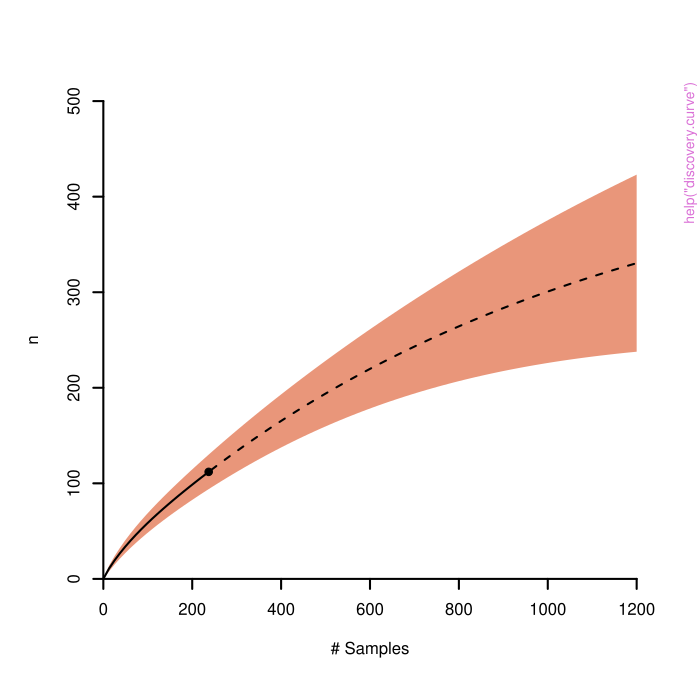

Here is the R script that generated this plot:
pkgname <- "sprex"
source(file.path(R.home("share"), "R", "examples-header.R"))
options(warn = 1)
base::assign(".ExTimings", "sprex-Ex.timings", pos = 'CheckExEnv')
base::cat("name\tuser\tsystem\telapsed\n", file=base::get(".ExTimings", pos = 'CheckExEnv'))
base::assign(".format_ptime",
function(x) {
  if(!is.na(x[4L])) x[1L] <- x[1L] + x[4L]
  if(!is.na(x[5L])) x[2L] <- x[2L] + x[5L]
  options(OutDec = '.')
  format(x[1L:3L], digits = 7L)
},
pos = 'CheckExEnv')

### * </HEADER>
library('sprex')

base::assign(".oldSearch", base::search(), pos = 'CheckExEnv')
cleanEx()
nameEx("discovery.curve")
### * discovery.curve

flush(stderr()); flush(stdout())

base::assign(".ptime", proc.time(), pos = "CheckExEnv")
### Name: discovery.curve
### Title: Discovery Curve
### Aliases: discovery.curve

### ** Examples

data(osa.old.growth)
f <- expand.freqs(osa.old.growth)
d <- discovery.curve(f, max.x = 1200)
plot(d)



base::assign(".dptime", (proc.time() - get(".ptime", pos = "CheckExEnv")), pos = "CheckExEnv")
base::cat("discovery.curve", base::get(".format_ptime", pos = 'CheckExEnv')(get(".dptime", pos = "CheckExEnv")), "\n", file=base::get(".ExTimings", pos = 'CheckExEnv'), append=TRUE, sep="\t")
cleanEx()
nameEx("expand.freqs")
### * expand.freqs

flush(stderr()); flush(stdout())

base::assign(".ptime", proc.time(), pos = "CheckExEnv")
### Name: expand.freqs
### Title: Expand Frequency Matrix
### Aliases: expand.freqs

### ** Examples

data(osa.old.growth)
f <- expand.freqs(osa.old.growth)
f



base::assign(".dptime", (proc.time() - get(".ptime", pos = "CheckExEnv")), pos = "CheckExEnv")
base::cat("expand.freqs", base::get(".format_ptime", pos = 'CheckExEnv')(get(".dptime", pos = "CheckExEnv")), "\n", file=base::get(".ExTimings", pos = 'CheckExEnv'), append=TRUE, sep="\t")
cleanEx()
nameEx("expected.num.species")
### * expected.num.species

flush(stderr()); flush(stdout())

base::assign(".ptime", proc.time(), pos = "CheckExEnv")
### Name: expected.num.species
### Title: Expected Number of Species
### Aliases: expected.num.species

### ** Examples

data(osa.old.growth)
f <- expand.freqs(osa.old.growth)
expected.num.species(60, f)



base::assign(".dptime", (proc.time() - get(".ptime", pos = "CheckExEnv")), pos = "CheckExEnv")
base::cat("expected.num.species", base::get(".format_ptime", pos = 'CheckExEnv')(get(".dptime", pos = "CheckExEnv")), "\n", file=base::get(".ExTimings", pos = 'CheckExEnv'), append=TRUE, sep="\t")
cleanEx()
nameEx("f.stats")
### * f.stats

flush(stderr()); flush(stdout())

base::assign(".ptime", proc.time(), pos = "CheckExEnv")
### Name: f.stats
### Title: Frequency Vector Statistics
### Aliases: f.stats

### ** Examples

data(osa.second.growth)
f <- expand.freqs(osa.second.growth)
f.stats(f)



base::assign(".dptime", (proc.time() - get(".ptime", pos = "CheckExEnv")), pos = "CheckExEnv")
base::cat("f.stats", base::get(".format_ptime", pos = 'CheckExEnv')(get(".dptime", pos = "CheckExEnv")), "\n", file=base::get(".ExTimings", pos = 'CheckExEnv'), append=TRUE, sep="\t")
cleanEx()
nameEx("f0")
### * f0

flush(stderr()); flush(stdout())

base::assign(".ptime", proc.time(), pos = "CheckExEnv")
### Name: ACE
### Title: Number of Unobserved Species
### Aliases: ACE Chao1 Swor1 f0 iChao1 jack1 jack2

### ** Examples

data(osa.second.growth)
f <- expand.freqs(osa.second.growth)

ace.est <- ACE(f)
chao1.est <- Chao1(f)
jack1.est <- jack1(f)
jack2.est <- jack2(f)
swor1.est <- Swor1(f, 20000)
ichao1.est <- iChao1(f)

f0.est <- cbind(
  ACE = ace.est["f0"],
  Chao1 = chao1.est["f0"],
  jack1 = jack1.est["f0"],
  jack2 = jack2.est["f0"],
  Swor1 = swor1.est["f0"],
  iChao1 = ichao1.est["f0"]
)
f0.est



base::assign(".dptime", (proc.time() - get(".ptime", pos = "CheckExEnv")), pos = "CheckExEnv")
base::cat("f0", base::get(".format_ptime", pos = 'CheckExEnv')(get(".dptime", pos = "CheckExEnv")), "\n", file=base::get(".ExTimings", pos = 'CheckExEnv'), append=TRUE, sep="\t")
cleanEx()
nameEx("num.samples.required")
### * num.samples.required

flush(stderr()); flush(stdout())

base::assign(".ptime", proc.time(), pos = "CheckExEnv")
### Name: num.samples.required
### Title: Number of Samples Required
### Aliases: num.samples.required

### ** Examples

data(osa.old.growth)
f <- expand.freqs(osa.old.growth)
num.samples.required(0.6, f)



base::assign(".dptime", (proc.time() - get(".ptime", pos = "CheckExEnv")), pos = "CheckExEnv")
base::cat("num.samples.required", base::get(".format_ptime", pos = 'CheckExEnv')(get(".dptime", pos = "CheckExEnv")), "\n", file=base::get(".ExTimings", pos = 'CheckExEnv'), append=TRUE, sep="\t")
cleanEx()
nameEx("sample.to.species.freq")
### * sample.to.species.freq

flush(stderr()); flush(stdout())

base::assign(".ptime", proc.time(), pos = "CheckExEnv")
### Name: sample.to.species.freq
### Title: Create Vector of Species Frequencies
### Aliases: sample.to.species.freq

### ** Examples

x <- sample(1:100, 30, rep = TRUE)
f <- sample.to.species.freq(x)
print(x)
print(f)



base::assign(".dptime", (proc.time() - get(".ptime", pos = "CheckExEnv")), pos = "CheckExEnv")
base::cat("sample.to.species.freq", base::get(".format_ptime", pos = 'CheckExEnv')(get(".dptime", pos = "CheckExEnv")), "\n", file=base::get(".ExTimings", pos = 'CheckExEnv'), append=TRUE, sep="\t")
cleanEx()
nameEx("species.to.sample.freq")
### * species.to.sample.freq

flush(stderr()); flush(stdout())

base::assign(".ptime", proc.time(), pos = "CheckExEnv")
### Name: species.to.sample.freq
### Title: Create Vector of Sample Frequencies
### Aliases: species.to.sample.freq

### ** Examples

data(osa.old.growth)
f <- expand.freqs(osa.old.growth)
x <- species.to.sample.freq(f)
print(f)
print(x)



base::assign(".dptime", (proc.time() - get(".ptime", pos = "CheckExEnv")), pos = "CheckExEnv")
base::cat("species.to.sample.freq", base::get(".format_ptime", pos = 'CheckExEnv')(get(".dptime", pos = "CheckExEnv")), "\n", file=base::get(".ExTimings", pos = 'CheckExEnv'), append=TRUE, sep="\t")
### * <FOOTER>
###
options(digits = 7L)
base::cat("Time elapsed: ", proc.time() - base::get("ptime", pos = 'CheckExEnv'),"\n")
grDevices::dev.off()
###
### Local variables: ***
### mode: outline-minor ***
### outline-regexp: "\\(> \\)?### [*]+" ***
### End: ***
quit('no')
